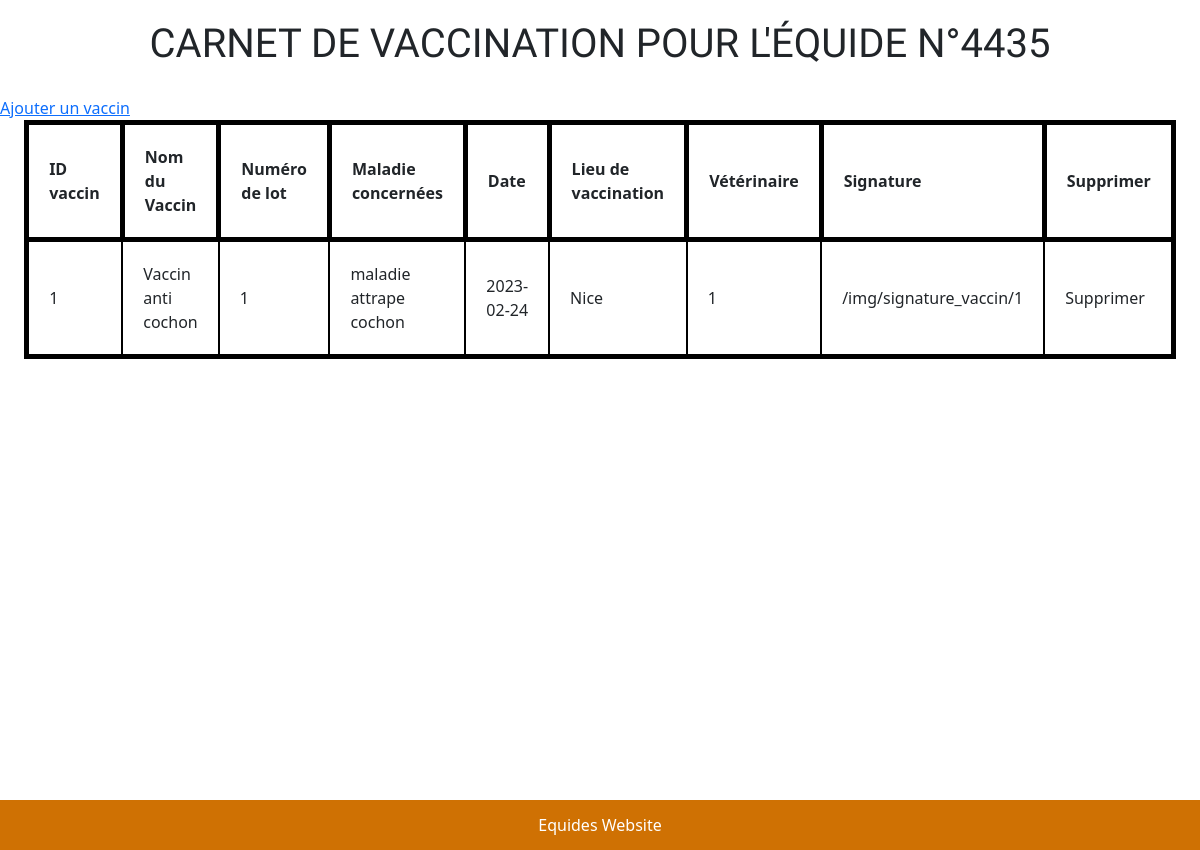
The page /carnet_vaccination.php?numSIRE=4435 on the database its author committed.
### tables this page shows
CREATE TABLE `vaccin` (
  `id_vaccin` int(11) NOT NULL,
  `nom_vaccin` varchar(50) DEFAULT NULL,
  `numLot_vaccin` int(11) DEFAULT NULL,
  `numUELN` int(11) DEFAULT NULL,
  `maladieConcernees_vaccin` varchar(50) DEFAULT NULL,
  `dateInjection_vaccin` date DEFAULT NULL,
  `lieu_vaccin` varchar(50) DEFAULT NULL,
  `veterinaire` int(11) DEFAULT NULL,
  `signature_vaccin` varchar(50) DEFAULT NULL
);

### PHP/equide_functions/affichage/affichageVaccin_fct.php (the view)
<?php
$idSire = $_GET['numSIRE'];
$sql = "SELECT * FROM `vaccin` WHERE numUELN ='$idSire'";
$result = mysqli_query($mysqli,$sql) or die(mysqli_error($mysqli));
if (mysqli_num_rows($result) > 0) {
    while($vaccins = mysqli_fetch_array($result)){ ?>
                            <tr>
                                <td><?=$vaccins['id_vaccin'] ?></td>
                                <td><?=$vaccins['nom_vaccin'] ?></td>
                                <td><?=$vaccins['numLot_vaccin'] ?></td>
                                <td><?=$vaccins['maladieConcernees_vaccin'] ?></td>
                                <td><?=$vaccins['dateInjection_vaccin'] ?></td>
                                <td><?=$vaccins['lieu_vaccin'] ?></td>
                                <td><?=$vaccins['veterinaire'] ?></td>
                                <td><?=$vaccins['signature_vaccin'] ?></td>
                                <td>Supprimer</td>
                            </tr>
        <? }?>
   <?php }else {
        echo("Vous n'avez pas enregistrer de vaccin");
    }
 ?>

### header.php (shortened to what this page needs)
<!DOCTYPE html>
<html lang="fr">
<head>
    <link rel="stylesheet" href="CSS/styles.css">
    <link rel="stylesheet" href="CSS/connexion&inscription.css">
    <link rel="stylesheet" href="CSS/header.css">
    <link rel="stylesheet" href="CSS/footer.css">
    <link rel="stylesheet" href="CSS/equides.css">
    <link rel="stylesheet" href="CSS/accueil.css">
    <link href="https://cdn.jsdelivr.net/npm/bootstrap@5.2.3/dist/css/bootstrap.min.css" rel="stylesheet">
</head>
<body>
    <div class="contenu">

### carnet_vaccination.php (shortened to what this page needs)
<?php
$idSire = $_GET['numSIRE'];
include("header.php");
?>
<h1>Carnet de vaccination pour l'équide n°<?php echo $idSire ?>  </h1>
<a href="ajout_vaccin.php?numSIRE=<?=$idSire?>">Ajouter un vaccin</a>
<div class="tableau">
    <table class="affichageTable">
            <tr>
                <th>ID vaccin</th>
                <th>Nom du Vaccin</th>
                <th>Numéro de lot</th>
                <th>Maladie concernées</th>
                <th>Date</th>
                <th>Lieu de vaccination</th>
                <th>Vétérinaire</th>
                <th>Signature</th>
                <th>Supprimer</th>
            </tr>
<?php include_once('php/equide_functions/affichage/affichageVaccin_fct.php') ?>
    </table>
</div>
<?php include("footer.php"); ?>

### footer.php (shortened to what this page needs)
        </div>
            <footer>
                Equides Website
            </footer>
    </body>
</html>

### CSS/styles.css (style rules this page uses)
html, body { margin:0; padding:0; height: 100%; }
.contenu { min-height: 100vh; }
h1,h3 { text-transform: uppercase; font-family: 'Asap Condensed', sans-serif; text-align: center; padding: 20px; transition: 0.5s; width: auto; }

### CSS/connexion&inscription.css (style rules this page uses)
h1,h3 { text-transform: uppercase; font-family: 'Asap Condensed', sans-serif; text-align: center; padding: 20px; transition: 0.5s; width: auto; }

### CSS/footer.css (style rules this page uses)
footer { background-color: rgba(207, 113, 3, 1); width:100%; height: 50px; color: white; display: flex; justify-content: center; align-items: center; }

### CSS/equides.css (style rules this page uses)
.tableau { display: flex; flex-direction: row; justify-content: center; align-items: center; }
table.affichageTable { border: 5px solid black; }
table.affichageTable tr th { padding: 20px !important; width: 30px; border: 5px solid black; }
table.affichageTable tr td { padding: 20px !important; width: 30px; border: 2px solid black; }

### rows shown on the page
vaccin: id_vaccin "1", nom_vaccin "Vaccin anti cochon", numLot_vaccin "1", maladieConcernees_vaccin "maladie attrape cochon", dateInjection_vaccin "2023-02-24", lieu_vaccin "Nice", veterinaire "1", signature_vaccin "/img/signature_vaccin/1"

### other values the page prints
$idSire "4435"
